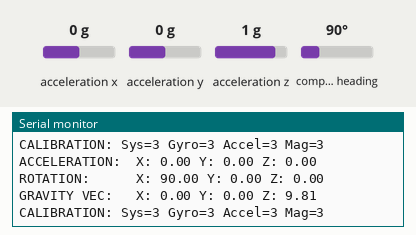
A program run on a simulated Arduino Nano, built with avr-gcc and run on an emulated ATmega328P. On the bench: the last lines printed to the serial monitor. Inputs (shaded band) come from the test bench; at power-on: acceleration x 0 g, acceleration y 0 g, acceleration z 1 g, compass heading 90°. Storage starts empty.

Above: at 4.8 s.
4.9 s: acceleration x set to -1.4 g
At 5.6 s:
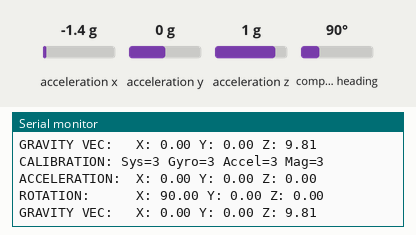
6.4 s: acceleration y set to -1.4 g
At 7.6 s:
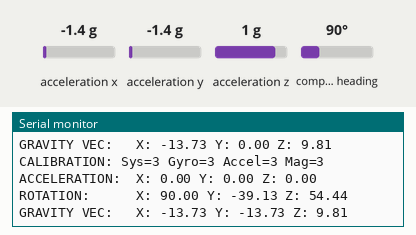
10.4 s: acceleration z set to -1.4 g
At 11.8 s:
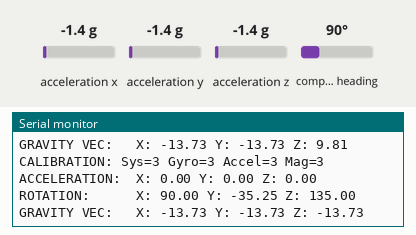
11.9 s: compass heading set to 7°
At 13.4 s:
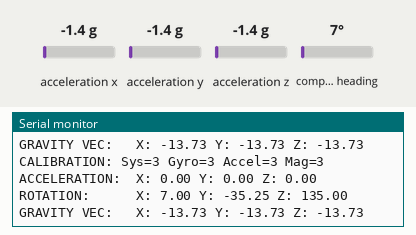
Timing chart, 0 to 14.9 s (numbered marks = the images above; inputs shaded):
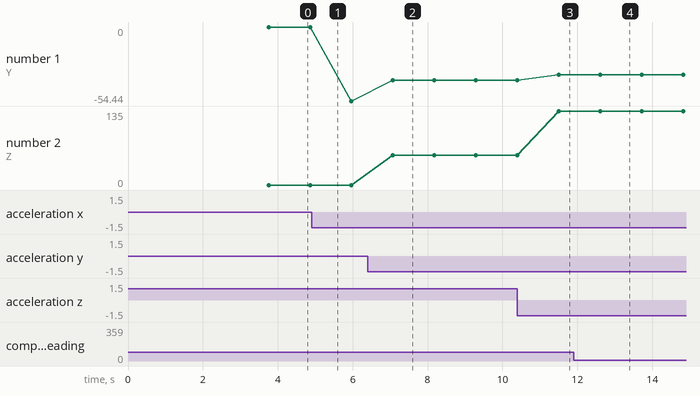

Measured:
- after the input at 6.4 s, the serial monitor: prints a new line after 0.67 s (image 2)
- after the input at 10.4 s, the serial monitor: prints a new line after 1.1 s (image 3)
- after the input at 11.9 s, the serial monitor: prints a new line after 0.71 s (image 4)
- plotted number 1: 0 → -54.44 after the input at 4.9 s, -54.44 → -39.13 after the input at 6.4 s, -39.13 → -35.25 after the input at 10.4 s
- plotted number 2: 0 → 54.44 after the input at 6.4 s, 54.44 → 135 after the input at 10.4 s

The program:

main.cpp
```cpp
#include <Arduino.h>
#include <Wire.h>
// #include <EEPROM.h>
#include <SD.h>
#include <SoftwareSerial.h>
#include <Adafruit_Sensor.h>
#include <Adafruit_BNO055.h>
#include <utility/imumaths.h>
#include <Serialize.h>

File calib_file;
bool load_calib = false;

#define BNO055_SAMPLERATE_DELAY_MS (1000)
int calib_data_addr = 0x0000;
const int imu_id = 54;
adafruit_bno055_offsets_t calib_data;
Adafruit_BNO055 bno = Adafruit_BNO055(imu_id);
sensor_t imu_sensor;
uint8_t sys, gyro, accel, mag;

typedef Serialize<adafruit_bno055_offsets_t> CalFrame;
CalFrame calib_frame;

bool saveSensorOffsets(void)
{
    bno.getSensorOffsets(calib_data);
    calib_frame.data = calib_data;

    calib_file = SD.open(String("imu") + String(imu_id) + String(".cal"), FILE_WRITE);
    if (calib_file)
    {
        calib_file.seek(0);
        calib_file.write(calib_frame.bytes, sizeof(calib_data));
        calib_file.close();
        return true;
    }
    else
    {
        Serial.println("Failed to save calibration");
        return false;
    }
}

bool readSensorOffsets(void)
{
    bool do_read = SD.exists(String("imu") + String(imu_id) + String(".cal"));
    if (do_read)
    {
        calib_file = SD.open(String("imu") + String(imu_id) + String(".cal"), FILE_READ);
    }

    if (calib_file and calib_file.available())
    {
        calib_file.seek(0);
        calib_file.read(calib_frame.bytes, sizeof(calib_data));
        calib_file.close();
        calib_data = calib_frame.data;
        bno.setSensorOffsets(calib_data);
        return true;
    }
    else
    {
        Serial.println("Failed to save calibration");
        return false;
    }
    return false;
}

void displayCalStatus(void)
{
    sys = gyro = accel = mag = 0;
    bno.getCalibration(&sys, &gyro, &accel, &mag);

    if (!sys)
    {
        Serial.print("! ");
    }

    Serial.print("Sys=");
    Serial.print(sys, DEC);
    Serial.print(" Gyro=");
    Serial.print(gyro, DEC);
    Serial.print(" Accel=");
    Serial.print(accel, DEC);
    Serial.print(" Mag=");
    Serial.println(mag, DEC);
}

void displaySensorOffsets(adafruit_bno055_offsets_t &calib_data)
{
    Serial.print("Accelerometer: ");
    Serial.print(calib_data.accel_offset_x);
    Serial.print(" ");
    Serial.print(calib_data.accel_offset_y);
    Serial.print(" ");
    Serial.print(calib_data.accel_offset_z);
    Serial.print(" ");

    Serial.print("\nGyro: ");
    Serial.print(calib_data.gyro_offset_x);
    Serial.print(" ");
    Serial.print(calib_data.gyro_offset_y);
    Serial.print(" ");
    Serial.print(calib_data.gyro_offset_z);
    Serial.print(" ");

    Serial.print("\nMag: ");
    Serial.print(calib_data.mag_offset_x);
    Serial.print(" ");
    Serial.print(calib_data.mag_offset_y);
    Serial.print(" ");
    Serial.print(calib_data.mag_offset_z);
    Serial.print(" ");

    Serial.print("\nAccel Radius: ");
    Serial.print(calib_data.accel_radius);

    Serial.print("\nMag Radius: ");
    Serial.print(calib_data.mag_radius);
}

void bnoStartup(void)
{
    bool found_calib = false;
    bool load_calib = SD.exists(String("imu") + String(imu_id) + String(".cal"));

    if (!load_calib)
    {
        Serial.println("\nNot loading calibration data");
        delay(500);
    }
    else
    {
        Serial.println("\nFound calibration data");
        found_calib = readSensorOffsets();
        calib_data = calib_frame.data;
        displaySensorOffsets(calib_data);

        Serial.println("\n\nRestoring Calibration data to the BNO055...");
        bno.setSensorOffsets(calib_data);

        Serial.println("\n\nCalibration data loaded into BNO055");
    }

    delay(1000);
    bno.setExtCrystalUse(true); // Crystal must be configured AFTER calibration

    if (found_calib)
    {
        Serial.println("Move sensor slightly to calibrate magnetometers");
        while (!bno.isFullyCalibrated())
        {
            delay(BNO055_SAMPLERATE_DELAY_MS);
        }
    }
    else
    {
        Serial.println("Please Calibrate Sensor: ");
        while (!bno.isFullyCalibrated())
        {
            imu::Vector<3> ang = bno.getVector(Adafruit_BNO055::VECTOR_EULER);

            Serial.print("X: ");
            Serial.print(ang.x(), 4);
            Serial.print("\tY: ");
            Serial.print(ang.y(), 4);
            Serial.print("\tZ: ");
            Serial.print(ang.z(), 4);

            Serial.print("\t");
            displayCalStatus();
            Serial.println();
            delay(BNO055_SAMPLERATE_DELAY_MS);
        }
    }

    Serial.println("\nFully calibrated!");
    // Serial.println("--------------------------------");
    // Serial.println("Calibration Results: ");
    bno.getSensorOffsets(calib_frame.data);
    calib_data = calib_frame.data;
    displaySensorOffsets(calib_data);

    // Serial.println("\n\nStoring calibration data to SD card...");

    calib_data_addr += sizeof(long);
    saveSensorOffsets();
    Serial.println("Data stored to SD card.");
}

void setup()
{
    Serial.begin(9600);

    // Serial.println("##############################################");
    // Serial.println("          IMU + ALTIMETER + GPS TEST          ");
    // Serial.println("##############################################");

    Serial.print("Initializing SD card...");
    if (!SD.begin(4))
    {
        Serial.println("initialization failed!");
        while (1)
            ;
    }
    else
    {
        Serial.println();
    }
    delay(1000);

    if (!bno.begin())
    {
        // Serial.println("No IMU detected");
        while (1)
            ;
    }

    delay(1000);

    bnoStartup();

    // Serial.println("Calibration values:\n0=uncalibrated, 3=fully calibrated");
    // Serial.println("");
    // Serial.println("----------------------------------------------");
}

void loop()
{

    // Possible vector values can be:
    // - VECTOR_ACCELEROMETER - m/s^2
    // - VECTOR_MAGNETOMETER  - uT
    // - VECTOR_GYROSCOPE     - rad/s
    // - VECTOR_EULER         - degrees
    // - VECTOR_LINEARACCEL   - m/s^2
    // - VECTOR_GRAVITY       - m/s^2
    Serial.print("CALIBRATION: ");
    displayCalStatus();

    imu::Vector<3> acc = bno.getVector(Adafruit_BNO055::VECTOR_LINEARACCEL);
    imu::Vector<3> ang = bno.getVector(Adafruit_BNO055::VECTOR_EULER);
    imu::Vector<3> grav = bno.getVector(Adafruit_BNO055::VECTOR_GRAVITY);

    /* Display the floating point data */
    Serial.print("ACCELERATION:  ");
    Serial.print("X: ");
    Serial.print(acc.x(), 2);
    Serial.print(" Y: ");
    Serial.print(acc.y(), 2);
    Serial.print(" Z: ");
    Serial.print(acc.z(), 2);
    Serial.println();

    Serial.print("ROTATION:      ");
    Serial.print("X: ");
    Serial.print(ang.x(), 2);
    Serial.print(" Y: ");
    Serial.print(ang.y(), 2);
    Serial.print(" Z: ");
    Serial.print(ang.z(), 2);
    Serial.println();

    Serial.print("GRAVITY VEC:   ");
    Serial.print("X: ");
    Serial.print(grav.x(), 2);
    Serial.print(" Y: ");
    Serial.print(grav.y(), 2);
    Serial.print(" Z: ");
    Serial.print(grav.z(), 2);
    Serial.println();

    // Serial.println("----------------------------------------------");

    delay(BNO055_SAMPLERATE_DELAY_MS);
}
```
